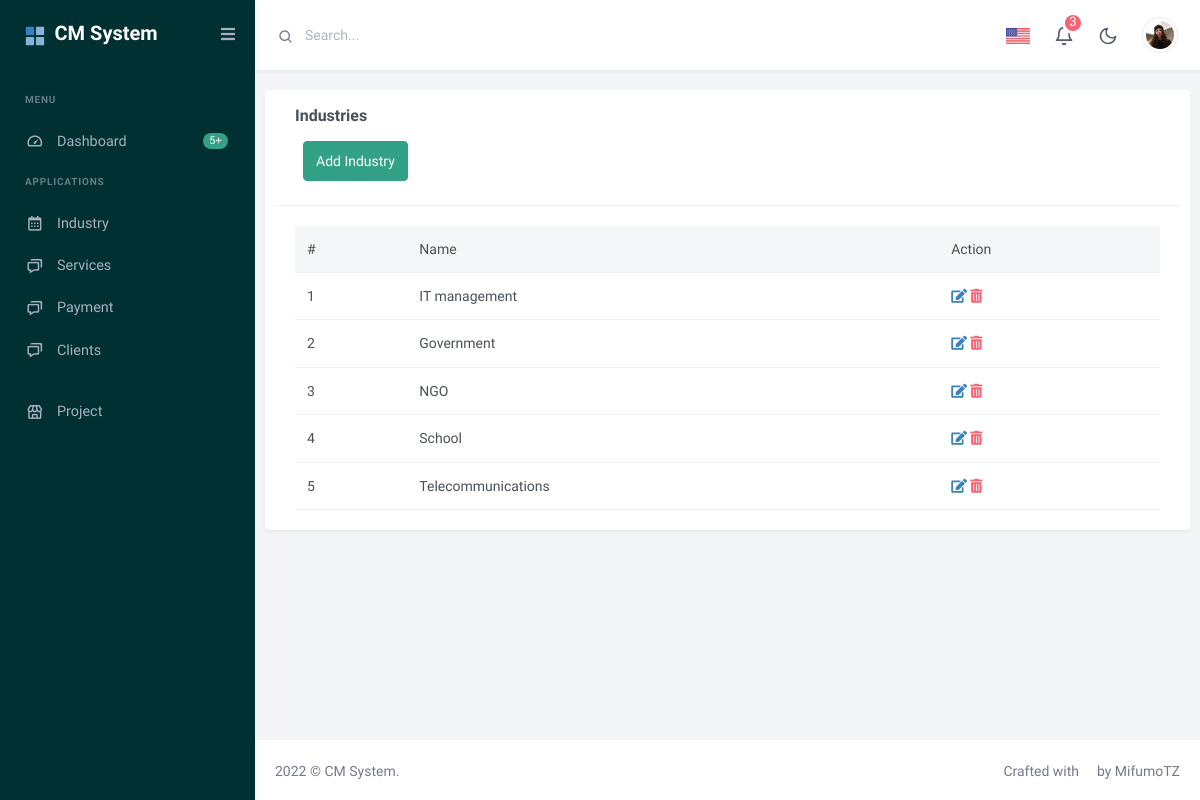
/industies/, run on an earlier commit of the app's database.
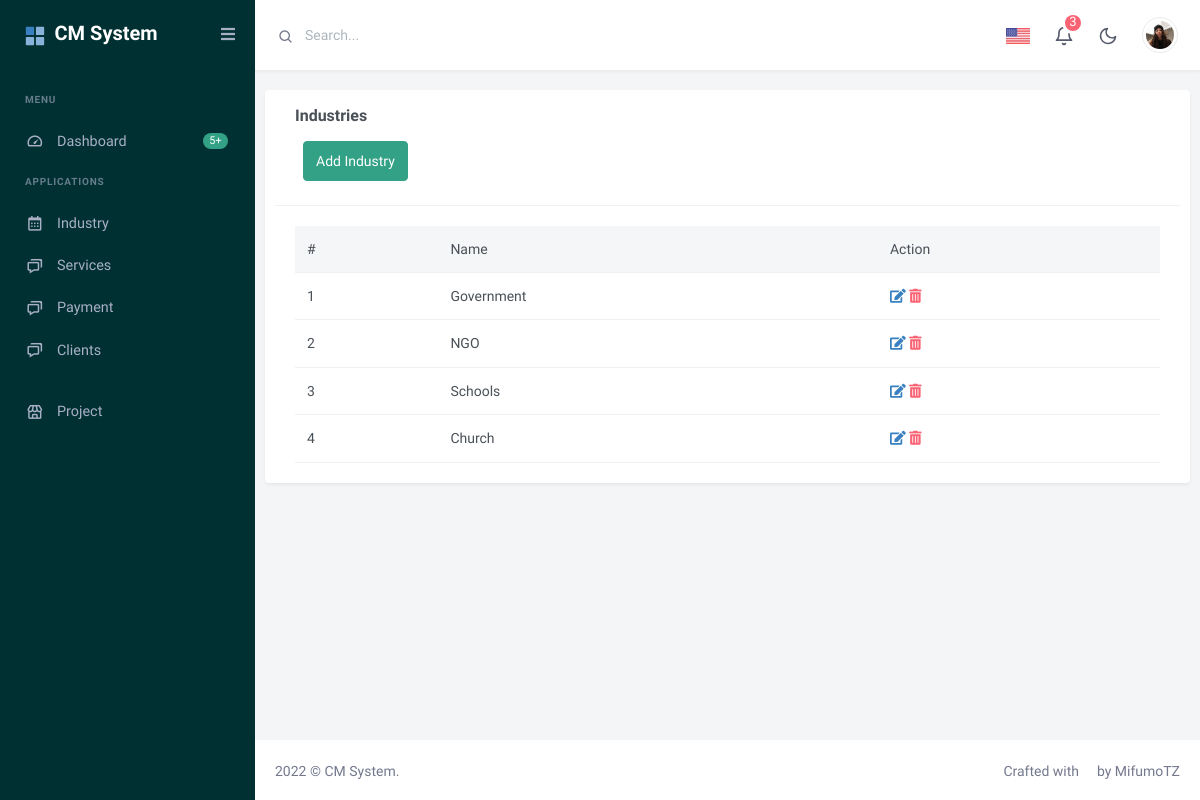
And on a later commit of the database.
### client/models.py (models this page shows, shortened)
class Industry(models.Model):
   name = models.CharField(max_length = 150 , null=True)

### client/views.py (the view)
# urls.py: path('industies/',DisplayIndustry.as_view(), name='industries'),
class DisplayIndustry(ListView):
    model=Industry
    template_name='industry/all_industry.html'
    def get_context_data(self, **kwargs):
        context = super(DisplayIndustry, self).get_context_data(**kwargs)
        context['industries']=Industry.objects.all()
        return context

### client/templates/industry/all_industry.html
{% extends 'base.html' %}
{% block content %}
<div class="row">
    <div class="card">
    <div class="col-lg-12">
            <div class="card-header">
                <h4 class="card-title">Industries</h4>
                <a class="btn btn-success pull-right m-2 pull-left"  href=" {% url 'createindustry' %}">Add Industry</a></div>
            </div>
            <div class="card-body">
                <div class="table-responsive">
                    <table class="table mb-0">
                        <thead class="table-light">
                            <tr>
                                <th>#</th>
                                <th>Name</th>
                                <th>Action</th>
                            </tr>
                        </thead>
                        <tbody>
                            {% for industry in industries %}
                            <tr>
                                <td>{{forloop.counter}}</td>
                                <td>{{industry.name}}</td>
                                <td>
                                    <a href="{% url 'industryupdate' industry.id %}" ><i class="fas fa-edit"></i></a>
                                    <a href="{% url 'industrydelete' industry.id %}" ><i class="fas fa-trash-alt"></i></a>
                                </td>
                            </tr>
                            {% endfor %}
                        </tbody>
                    </table>
                </div>
            </div>
        </div>
    </div>
</div>
{% endblock content %}

What changed in the data, as far as the page shows it:
removed Industry: name "IT management"
removed Industry: name "School"
removed Industry: name "Telecommunications"
added Industry: name "Schools"
added Industry: name "Church"
